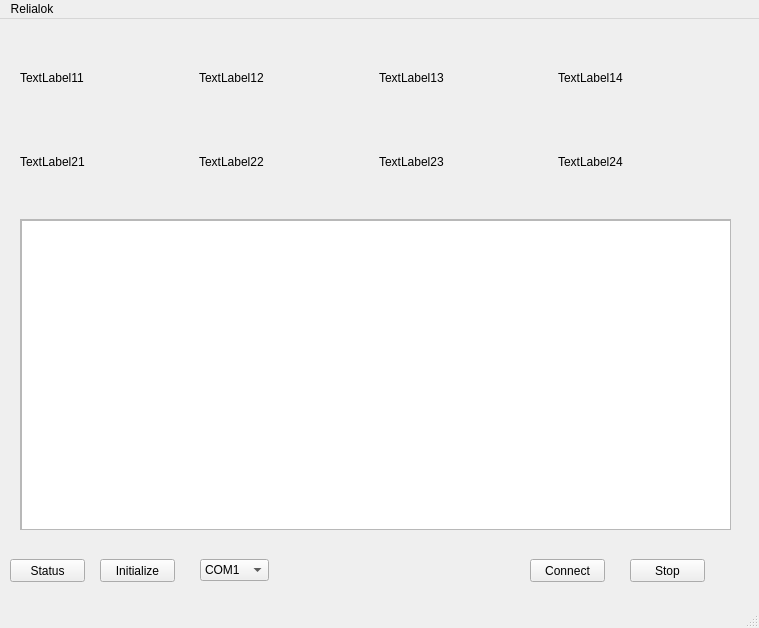
<?xml version="1.0" encoding="UTF-8"?>
<ui version="4.0">
 <class>MainWindow</class>
 <widget class="QMainWindow" name="MainWindow">
  <property name="geometry">
   <rect>
    <x>0</x>
    <y>0</y>
    <width>759</width>
    <height>628</height>
   </rect>
  </property>
  <property name="windowTitle">
   <string>MainWindow</string>
  </property>
  <widget class="QWidget" name="centralwidget">
   <widget class="QWidget" name="gridLayoutWidget">
    <property name="geometry">
     <rect>
      <x>20</x>
      <y>20</y>
      <width>711</width>
      <height>161</height>
     </rect>
    </property>
    <layout class="QGridLayout" name="gridLayout">
     <item row="1" column="2">
      <widget class="QLabel" name="label_7">
       <property name="text">
        <string>TextLabel23</string>
       </property>
      </widget>
     </item>
     <item row="1" column="0">
      <widget class="QLabel" name="label_5">
       <property name="text">
        <string>TextLabel21</string>
       </property>
      </widget>
     </item>
     <item row="0" column="1">
      <widget class="QLabel" name="label">
       <property name="text">
        <string>TextLabel12</string>
       </property>
      </widget>
     </item>
     <item row="1" column="3">
      <widget class="QLabel" name="label_8">
       <property name="text">
        <string>TextLabel24</string>
       </property>
      </widget>
     </item>
     <item row="0" column="0">
      <widget class="QLabel" name="label_2">
       <property name="text">
        <string>TextLabel11</string>
       </property>
      </widget>
     </item>
     <item row="1" column="1">
      <widget class="QLabel" name="label_6">
       <property name="text">
        <string>TextLabel22</string>
       </property>
      </widget>
     </item>
     <item row="0" column="2">
      <widget class="QLabel" name="label_3">
       <property name="text">
        <string>TextLabel13</string>
       </property>
      </widget>
     </item>
     <item row="0" column="3">
      <widget class="QLabel" name="label_4">
       <property name="text">
        <string>TextLabel14</string>
       </property>
      </widget>
     </item>
    </layout>
   </widget>
   <widget class="QPushButton" name="pushButton">
    <property name="geometry">
     <rect>
      <x>630</x>
      <y>540</y>
      <width>75</width>
      <height>23</height>
     </rect>
    </property>
    <property name="text">
     <string>Stop</string>
    </property>
   </widget>
   <widget class="QPushButton" name="pushButton_2">
    <property name="geometry">
     <rect>
      <x>530</x>
      <y>540</y>
      <width>75</width>
      <height>23</height>
     </rect>
    </property>
    <property name="text">
     <string>Connect</string>
    </property>
   </widget>
   <widget class="QPushButton" name="pushButton_3">
    <property name="geometry">
     <rect>
      <x>10</x>
      <y>540</y>
      <width>75</width>
      <height>23</height>
     </rect>
    </property>
    <property name="text">
     <string>Status</string>
    </property>
   </widget>
   <widget class="QPushButton" name="pushButton_4">
    <property name="geometry">
     <rect>
      <x>100</x>
      <y>540</y>
      <width>75</width>
      <height>23</height>
     </rect>
    </property>
    <property name="text">
     <string>Initialize</string>
    </property>
   </widget>
   <widget class="QScrollArea" name="scrollArea">
    <property name="geometry">
     <rect>
      <x>20</x>
      <y>200</y>
      <width>711</width>
      <height>311</height>
     </rect>
    </property>
    <property name="autoFillBackground">
     <bool>false</bool>
    </property>
    <property name="widgetResizable">
     <bool>true</bool>
    </property>
    <widget class="QWidget" name="scrollAreaWidgetContents">
     <property name="geometry">
      <rect>
       <x>0</x>
       <y>0</y>
       <width>709</width>
       <height>309</height>
      </rect>
     </property>
     <widget class="QTextBrowser" name="textBrowser">
      <property name="geometry">
       <rect>
        <x>0</x>
        <y>0</y>
        <width>711</width>
        <height>311</height>
       </rect>
      </property>
     </widget>
    </widget>
   </widget>
   <widget class="QComboBox" name="comboBox">
    <property name="geometry">
     <rect>
      <x>200</x>
      <y>540</y>
      <width>69</width>
      <height>22</height>
     </rect>
    </property>
    <item>
     <property name="text">
      <string>COM1</string>
     </property>
    </item>
    <item>
     <property name="text">
      <string>COM2</string>
     </property>
    </item>
   </widget>
  </widget>
  <widget class="QMenuBar" name="menubar">
   <property name="geometry">
    <rect>
     <x>0</x>
     <y>0</y>
     <width>759</width>
     <height>21</height>
    </rect>
   </property>
   <widget class="QMenu" name="menuRelialok">
    <property name="title">
     <string>Relialok</string>
    </property>
   </widget>
   <addaction name="menuRelialok"/>
  </widget>
  <widget class="QStatusBar" name="statusbar"/>
 </widget>
 <resources/>
 <connections/>
</ui>
